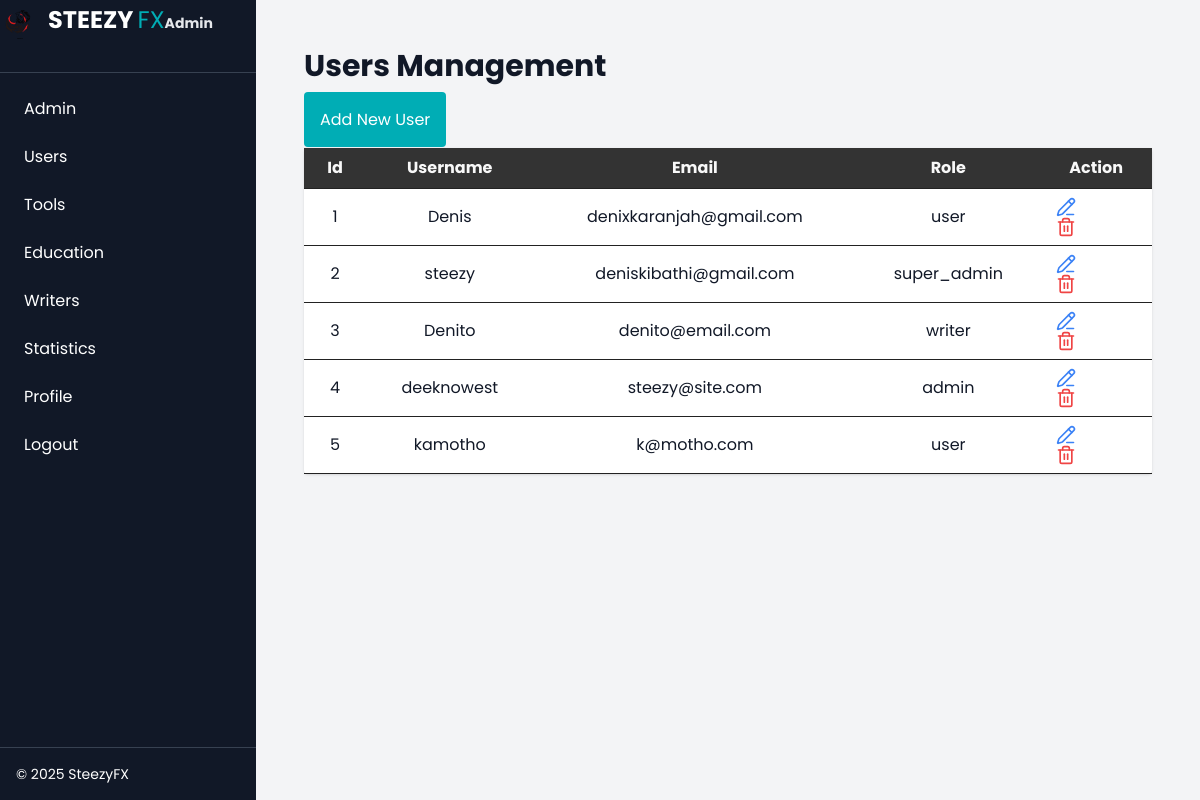
/admin/users (signed in), run on the app's committed database.
### models.py (models this page shows, shortened)
class User(db.Model, UserMixin):
    id= db.Column(db.Integer,primary_key=True)
    username= db.Column(db.String(100),unique=True, nullable=False)
    email= db.Column(db.String(150), unique=True, nullable=False)
    password_hash= db.Column(db.String(256),nullable =False)
    role= db.Column(db.String(50), default="user")

### app.py (the view)
@app.route("/admin/users")
@login_required
@role_required("admin","super_admin")
def users_page():
    all_users = User.query.all()
    return render_template('admin/users.html',users=all_users)

### app.py (called while the page is built)
@login_manager.user_loader
def load_user(user_id):
    return User.query.get(int(user_id))

### templates/admin/users.html
{% extends './admin/base.html' %}
{% block content %}
<div class="p-6 ">
    <h1 class="text-3xl font-bold mb-6"> Users Management</h1>
    <a href="{{url_for('add_user')}}" class="p-4 bg-[#00adb5] text-white mb-4 rounded hover:bg-[#008c92]"> Add New User</a>
    <table class="min-w-full mt-4 bg-white overflow-y-scroll shadow rounded">
        <thead class=" bg-gray-100">
            <tr>
                <th class="py-2 px-4">Id</th>
                <th class="py-2 px-4">Username</th>
                <th class="py-2 px-4">Email</th>
                <th class="py-2 px-4">Role</th>
                <th class="py-2 px-4">Action</th>
            </tr>
        </thead>
        <tbody>
            {% for user in users %}
            <tr class=" border-t">
                <td class="py-2 px-4">{{user.id}}</td>
                <td class="py-2 px-4">{{user.username}}</td>
                <td class="py-2 px-4">{{user.email}}</td>
                <td class="py-2 px-4">{{user.role}}</td>
                <td class="py-2 px-4">
                    <a href="{{url_for('edit_user',id=user.id)}}" class="text-blue-500"><i data-lucide="pencil-line" class="w-5 h-5"></i></a>
                    <a href="{{url_for('delete_user',id=user.id)}}" class="text-red-500" onclick="return confirm('Are you sure you want to delete this tool?')" ><i data-lucide="trash-2" class="w-5 h-5"></i></a>
                </td>
            </tr>
            {%endfor%}
        </tbody>
    </table>
</div>
{% endblock %}

### static/main.css (style rules this page uses)
* { margin: 0; padding: 0; box-sizing: border-box; }
body { font-family: 'Poppins', sans-serif; color: #222; background-color: #fff; line-height: 1.6; }
a { color: #00adb5; text-decoration: none; }
table { width: 100%; border-collapse: collapse; background: white; border-radius: 8px; overflow: hidden; box-shadow: 0 2px 8px rgba(0,0,0,0.2 alpha); }
th, td { padding: 0.8 rem; text-align: center; border-bottom: 1px solid #222; }
th { background-color: #333; color: #f8f8f8; }

### data on the page
User: id "1", username "Denis", email "denixkaranjah@gmail.com", role "user"
User: id "2", username "steezy", email "deniskibathi@gmail.com", role "super_admin"
User: id "3", username "Denito", email "denito@email.com", role "writer"
User: id "4", username "deeknowest", email "steezy@site.com", role "admin"
User: id "5", username "kamotho", email "k@motho.com", role "user"
